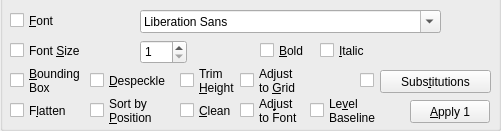
  <widget class="QGroupBox" name="normalize_0">
   <property name="geometry">
    <rect>
     <x>10</x>
     <y>40</y>
     <width>501</width>
     <height>131</height>
    </rect>
   </property>
   <property name="toolTip">
    <string/>
   </property>
   <property name="whatsThis">
    <string/>
   </property>
   <property name="styleSheet">
    <string notr="true">QGroupBox{padding-top:20px; margin-top:-20px}</string>
   </property>
   <property name="title">
    <string/>
   </property>
   <widget class="QCheckBox" name="normalizeFont_0">
    <property name="geometry">
     <rect>
      <x>10</x>
      <y>10</y>
      <width>121</width>
      <height>21</height>
     </rect>
    </property>
    <property name="toolTip">
     <string>&lt;html&gt;&lt;head/&gt;&lt;body&gt;&lt;p&gt;Set word item's font to selected one.&lt;/p&gt;&lt;/body&gt;&lt;/html&gt;</string>
    </property>
    <property name="accessibleName">
     <string>Apply &amp;Font</string>
    </property>
    <property name="text">
     <string>&amp;Font</string>
    </property>
   </widget>
   <widget class="QFontComboBox" name="preferredFont_0">
    <property name="geometry">
     <rect>
      <x>140</x>
      <y>10</y>
      <width>301</width>
      <height>23</height>
     </rect>
    </property>
    <property name="toolTip">
     <string>&lt;html&gt;&lt;head/&gt;&lt;body&gt;&lt;p&gt;New font to be used (if checked).&lt;/p&gt;&lt;/body&gt;&lt;/html&gt;</string>
    </property>
    <property name="accessibleName">
     <string>Font &amp;Name</string>
    </property>
   </widget>
   <widget class="QCheckBox" name="normalizeFontSize_0">
    <property name="geometry">
     <rect>
      <x>10</x>
      <y>40</y>
      <width>121</width>
      <height>21</height>
     </rect>
    </property>
    <property name="toolTip">
     <string>&lt;html&gt;&lt;head/&gt;&lt;body&gt;&lt;p&gt;Change Font Size to selected value.&lt;/p&gt;&lt;/body&gt;&lt;/html&gt;</string>
    </property>
    <property name="accessibleName">
     <string>Apply &amp;Size</string>
    </property>
    <property name="text">
     <string>Font &amp;Size</string>
    </property>
   </widget>
   <widget class="QCheckBox" name="normalizeBBox_0">
    <property name="geometry">
     <rect>
      <x>10</x>
      <y>60</y>
      <width>111</width>
      <height>41</height>
     </rect>
    </property>
    <property name="toolTip">
     <string>&lt;html&gt;&lt;head/&gt;&lt;body&gt;&lt;p&gt;Scale bounding box to exactly fit new font size. Center of left margin does not move.&lt;/p&gt;&lt;/body&gt;&lt;/html&gt;</string>
    </property>
    <property name="text">
     <string>&amp;Bounding
Box</string>
    </property>
   </widget>
   <widget class="QCheckBox" name="setBold_0">
    <property name="geometry">
     <rect>
      <x>260</x>
      <y>40</y>
      <width>85</width>
      <height>21</height>
     </rect>
    </property>
    <property name="toolTip">
     <string>&lt;html&gt;&lt;head/&gt;&lt;body&gt;&lt;p&gt;Tri-state: set, clear, no change&lt;/p&gt;&lt;/body&gt;&lt;/html&gt;</string>
    </property>
    <property name="text">
     <string>&amp;Bold</string>
    </property>
    <property name="tristate">
     <bool>true</bool>
    </property>
   </widget>
   <widget class="QCheckBox" name="setItalic_0">
    <property name="geometry">
     <rect>
      <x>320</x>
      <y>40</y>
      <width>85</width>
      <height>21</height>
     </rect>
    </property>
    <property name="toolTip">
     <string>&lt;html&gt;&lt;head/&gt;&lt;body&gt;&lt;p&gt;Tri-state: set, clear, no-change&lt;/p&gt;&lt;/body&gt;&lt;/html&gt;</string>
    </property>
    <property name="text">
     <string>&amp;Italic</string>
    </property>
    <property name="tristate">
     <bool>true</bool>
    </property>
   </widget>
   <widget class="QCheckBox" name="trimHeight_0">
    <property name="geometry">
     <rect>
      <x>180</x>
      <y>60</y>
      <width>101</width>
      <height>41</height>
     </rect>
    </property>
    <property name="toolTip">
     <string>Trim overheight words to font (heuristic)</string>
    </property>
    <property name="text">
     <string>Trim
&amp;Height</string>
    </property>
   </widget>
   <widget class="QPushButton" name="openSubst_0">
    <property name="geometry">
     <rect>
      <x>380</x>
      <y>70</y>
      <width>111</width>
      <height>23</height>
     </rect>
    </property>
    <property name="toolTip">
     <string>Substitute Strings: opens string editor</string>
    </property>
    <property name="text">
     <string>Subs&amp;titutions</string>
    </property>
   </widget>
   <widget class="QCheckBox" name="applySubst_0">
    <property name="geometry">
     <rect>
      <x>360</x>
      <y>70</y>
      <width>16</width>
      <height>21</height>
     </rect>
    </property>
    <property name="toolTip">
     <string>Automatically substitute strings</string>
    </property>
    <property name="accessibleName">
     <string>Apply S&amp;ubstitutions</string>
    </property>
    <property name="text">
     <string/>
    </property>
   </widget>
   <widget class="QCheckBox" name="applySort_0">
    <property name="geometry">
     <rect>
      <x>90</x>
      <y>90</y>
      <width>71</width>
      <height>41</height>
     </rect>
    </property>
    <property name="toolTip">
     <string>&lt;html&gt;&lt;head/&gt;&lt;body&gt;&lt;p&gt;Sort by Y for non-words, X for words. (Into natural reading order.)&lt;/p&gt;&lt;/body&gt;&lt;/html&gt;</string>
    </property>
    <property name="text">
     <string>Sort by
&amp;Position</string>
    </property>
   </widget>
   <widget class="QCheckBox" name="applyFlatten_0">
    <property name="geometry">
     <rect>
      <x>10</x>
      <y>100</y>
      <width>85</width>
      <height>21</height>
     </rect>
    </property>
    <property name="toolTip">
     <string>&lt;html&gt;&lt;head/&gt;&lt;body&gt;&lt;p&gt;Move all textlines to a single paragraph.&lt;/p&gt;&lt;/body&gt;&lt;/html&gt;</string>
    </property>
    <property name="text">
     <string>F&amp;latten</string>
    </property>
   </widget>
   <widget class="QPushButton" name="buttonApply_0">
    <property name="geometry">
     <rect>
      <x>410</x>
      <y>100</y>
      <width>80</width>
      <height>23</height>
     </rect>
    </property>
    <property name="text">
     <string>&amp;Apply 1</string>
    </property>
   </widget>
   <widget class="QSpinBox" name="preferredSize_0">
    <property name="geometry">
     <rect>
      <x>140</x>
      <y>40</y>
      <width>47</width>
      <height>24</height>
     </rect>
    </property>
    <property name="toolTip">
     <string>&lt;html&gt;&lt;head/&gt;&lt;body&gt;&lt;p&gt;New font size for all words, if checked.&lt;/p&gt;&lt;/body&gt;&lt;/html&gt;</string>
    </property>
    <property name="accessibleName">
     <string>Font Si&amp;ze</string>
    </property>
    <property name="minimum">
     <number>1</number>
    </property>
   </widget>
   <widget class="QCheckBox" name="levelBaseline_0">
    <property name="geometry">
     <rect>
      <x>310</x>
      <y>90</y>
      <width>85</width>
      <height>41</height>
     </rect>
    </property>
    <property name="toolTip">
     <string>&lt;html&gt;&lt;head/&gt;&lt;body&gt;&lt;p&gt;Adjust baseline angle to mean angle for the current page.  Excludes outliers in mean calculation.&lt;/p&gt;&lt;/body&gt;&lt;/html&gt;</string>
    </property>
    <property name="text">
     <string>Le&amp;vel
Baseline</string>
    </property>
   </widget>
   <widget class="QCheckBox" name="applyDespeckle_0">
    <property name="geometry">
     <rect>
      <x>90</x>
      <y>70</y>
      <width>85</width>
      <height>21</height>
     </rect>
    </property>
    <property name="toolTip">
     <string>&lt;html&gt;&lt;head/&gt;&lt;body&gt;&lt;p&gt;Remove very small items (speckles).&lt;/p&gt;&lt;/body&gt;&lt;/html&gt;</string>
    </property>
    <property name="text">
     <string>&amp;Despeckle</string>
    </property>
   </widget>
   <widget class="QCheckBox" name="cleanTextlines_0">
    <property name="geometry">
     <rect>
      <x>180</x>
      <y>100</y>
      <width>85</width>
      <height>21</height>
     </rect>
    </property>
    <property name="toolTip">
     <string>&lt;html&gt;&lt;head/&gt;&lt;body&gt;&lt;p&gt;Remove empty empty container groups.&lt;/p&gt;&lt;/body&gt;&lt;/html&gt;</string>
    </property>
    <property name="text">
     <string>&amp;Clean</string>
    </property>
   </widget>
   <widget class="QCheckBox" name="adjustToFont_0">
    <property name="geometry">
     <rect>
      <x>240</x>
      <y>90</y>
      <width>85</width>
      <height>41</height>
     </rect>
    </property>
    <property name="toolTip">
     <string>&lt;html&gt;&lt;head/&gt;&lt;body&gt;&lt;p&gt;Adjust bounding box to match current font.&lt;/p&gt;&lt;/body&gt;&lt;/html&gt;</string>
    </property>
    <property name="text">
     <string>Ad&amp;just
to Font</string>
    </property>
   </widget>
   <widget class="QCheckBox" name="adjustToGrid_0">
    <property name="geometry">
     <rect>
      <x>240</x>
      <y>60</y>
      <width>85</width>
      <height>41</height>
     </rect>
    </property>
    <property name="text">
     <string>Adjust
to &amp;Grid</string>
    </property>
   </widget>
  </widget>
